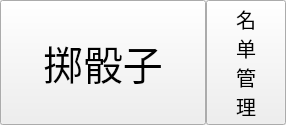
<?xml version="1.0" encoding="UTF-8"?>
<ui version="4.0">
 <class>MainWindow</class>
 <widget class="QWidget" name="MainWindow">
  <property name="geometry">
   <rect>
    <x>0</x>
    <y>0</y>
    <width>286</width>
    <height>97</height>
   </rect>
  </property>
  <property name="sizePolicy">
   <sizepolicy hsizetype="Preferred" vsizetype="Preferred">
    <horstretch>0</horstretch>
    <verstretch>0</verstretch>
   </sizepolicy>
  </property>
  <property name="maximumSize">
   <size>
    <width>16700000</width>
    <height>16700000</height>
   </size>
  </property>
  <property name="windowTitle">
   <string>LOL</string>
  </property>
  <layout class="QHBoxLayout" name="horizontalLayout">
   <property name="spacing">
    <number>0</number>
   </property>
   <property name="leftMargin">
    <number>0</number>
   </property>
   <property name="topMargin">
    <number>0</number>
   </property>
   <property name="rightMargin">
    <number>0</number>
   </property>
   <property name="bottomMargin">
    <number>0</number>
   </property>
   <item>
    <widget class="QPushButton" name="button_number_select">
     <property name="sizePolicy">
      <sizepolicy hsizetype="Minimum" vsizetype="Minimum">
       <horstretch>17</horstretch>
       <verstretch>0</verstretch>
      </sizepolicy>
     </property>
     <property name="font">
      <font>
       <family>仿宋</family>
       <pointsize>30</pointsize>
      </font>
     </property>
     <property name="text">
      <string>掷骰子</string>
     </property>
    </widget>
   </item>
   <item>
    <widget class="QPushButton" name="button_member_manage">
     <property name="sizePolicy">
      <sizepolicy hsizetype="Minimum" vsizetype="Minimum">
       <horstretch>0</horstretch>
       <verstretch>0</verstretch>
      </sizepolicy>
     </property>
     <property name="font">
      <font>
       <family>仿宋</family>
       <pointsize>15</pointsize>
       <weight>50</weight>
       <italic>false</italic>
       <bold>false</bold>
      </font>
     </property>
     <property name="text">
      <string>名
单
管
理</string>
     </property>
    </widget>
   </item>
  </layout>
 </widget>
 <resources/>
 <connections/>
</ui>
